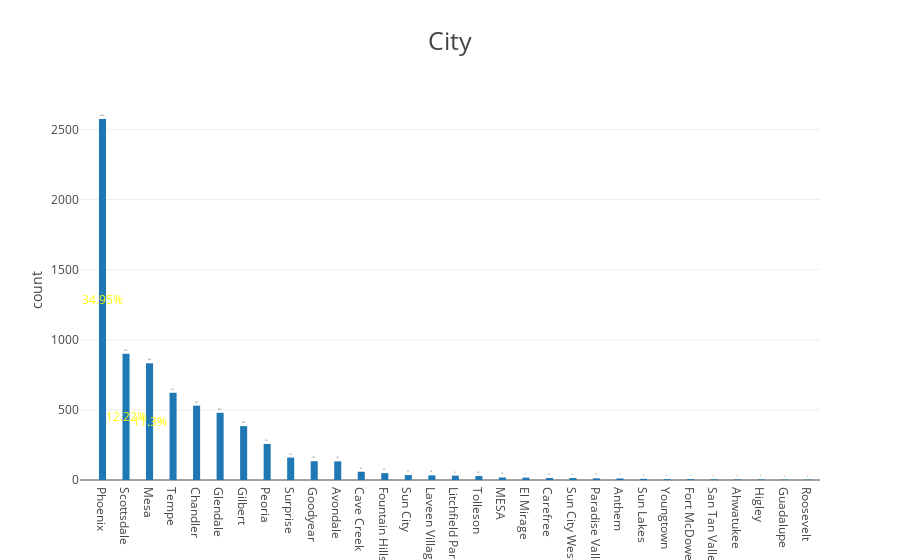
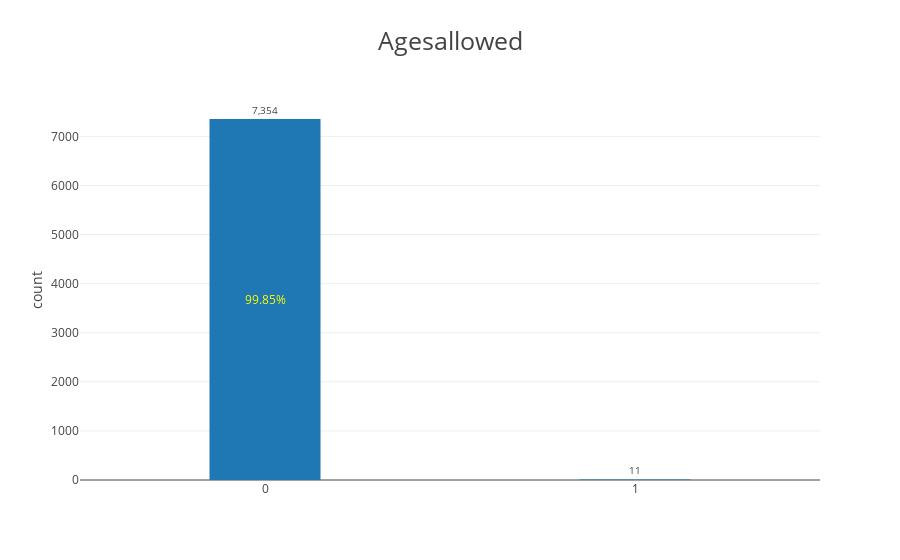
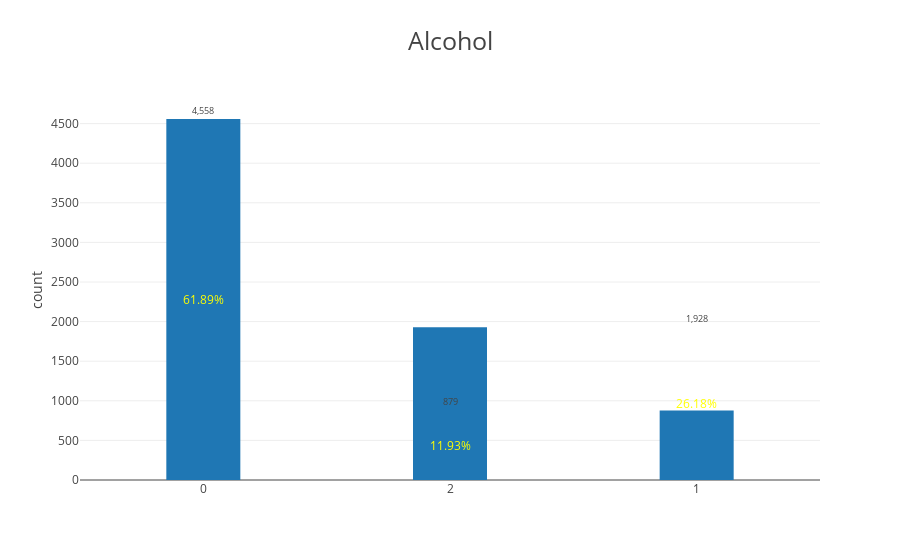
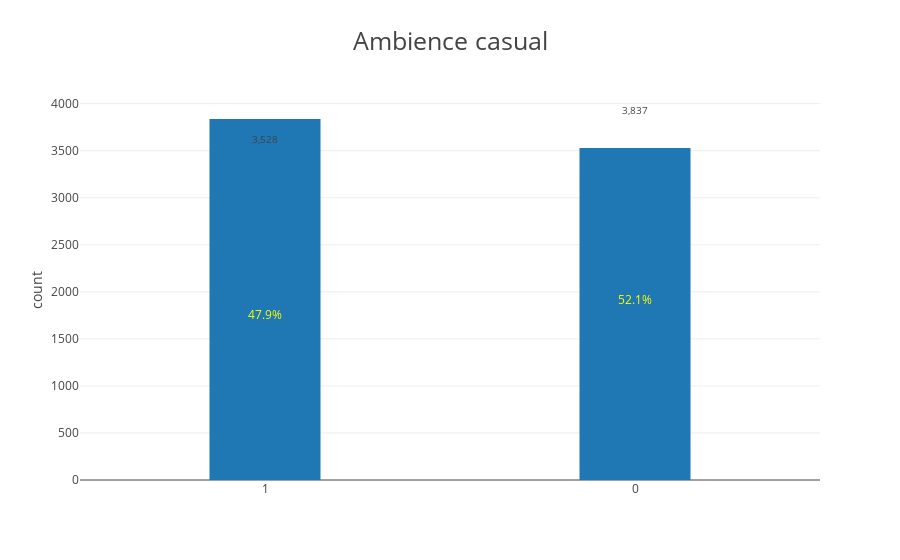

Notebook code for these charts, in order:
### Code cell
for col in categorized_cols:
    _ = plot_value_counts(col,0,1)

### Figure 1 — Plotly figure (JSON) as saved in the notebook; plotly's stock layout.template omitted (floating-point values rounded to 4 significant figures)
{"data": [{"type": "bar", "width": 0.3, "x": ["Phoenix", "Scottsdale", "Mesa", "Tempe", "Chandler", "Glendale", "Gilbert", "Peoria", "Surprise", "Goodyear", "Avondale", "Cave Creek", "Fountain Hills", "Sun City", "Laveen Village", "Litchfield Park", "Tolleson", "MESA", "El Mirage", "Carefree", "Sun City West", "Paradise Valley", "Anthem", "Sun Lakes", "Youngtown", "Fort McDowell", "San Tan Valley", "Ahwatukee", "Higley", "Guadalupe", "Roosevelt"], "y": [2574, 900, 832, 622, 530, 479, 384, 257, 160, 134, 133, 59, 49, 35, 33, 31, 28, 18, 17, 14, 14, 12, 11, 8, 6, 6, 5, 4, 4, 3, 3]}], "layout": {"annotations": [{"font": {"size": 2.25}, "showarrow": false, "text": "2,574", "x": "Phoenix", "xanchor": "center", "y": 2574, "yanchor": "bottom"}, {"font": {"size": 2.25}, "showarrow": false, "text": "900", "x": "Scottsdale", "xanchor": "center", "y": 900, "yanchor": "bottom"}, {"font": {"size": 2.25}, "showarrow": false, "text": "832", "x": "Mesa", "xanchor": "center", "y": 832, "yanchor": "bottom"}, {"font": {"size": 2.25}, "showarrow": false, "text": "622", "x": "Tempe", "xanchor": "center", "y": 622, "yanchor": "bottom"}, {"font": {"size": 2.25}, "showarrow": false, "text": "530", "x": "Chandler", "xanchor": "center", "y": 530, "yanchor": "bottom"}, {"font": {"size": 2.25}, "showarrow": false, "text": "479", "x": "Glendale", "xanchor": "center", "y": 479, "yanchor": "bottom"}, {"font": {"size": 2.25}, "showarrow": false, "text": "384", "x": "Gilbert", "xanchor": "center", "y": 384, "yanchor": "bottom"}, {"font": {"size": 2.25}, "showarrow": false, "text": "257", "x": "Peoria", "xanchor": "center", "y": 257, "yanchor": "bottom"}, {"font": {"size": 2.25}, "showarrow": false, "text": "160", "x": "Surprise", "xanchor": "center", "y": 160, "yanchor": "bottom"}, {"font": {"size": 2.25}, "showarrow": false, "text": "134", "x": "Goodyear", "xanchor": "center", "y": 134, "yanchor": "bottom"}, {"font": {"size": 2.25}, "showarrow": false, "text": "133", "x": "Avondale", "xanchor": "center", "y": 133, "yanchor": "bottom"}, {"font": {"size": 2.25}, "showarrow": false, "text": "59", "x": "Cave Creek", "xanchor": "center", "y": 59, "yanchor": "bottom"}, {"font": {"size": 2.25}, "showarrow": false, "text": "49", "x": "Fountain Hills", "xanchor": "center", "y": 49, "yanchor": "bottom"}, {"font": {"size": 2.25}, "showarrow": false, "text": "35", "x": "Sun City", "xanchor": "center", "y": 35, "yanchor": "bottom"}, {"font": {"size": 2.25}, "showarrow": false, "text": "33", "x": "Laveen Village", "xanchor": "center", "y": 33, "yanchor": "bottom"}, {"font": {"size": 2.25}, "showarrow": false, "text": "31", "x": "Litchfield Park", "xanchor": "center", "y": 31, "yanchor": "bottom"}, {"font": {"size": 2.25}, "showarrow": false, "text": "28", "x": "Tolleson", "xanchor": "center", "y": 28, "yanchor": "bottom"}, {"font": {"size": 2.25}, "showarrow": false, "text": "18", "x": "MESA", "xanchor": "center", "y": 18, "yanchor": "bottom"}, {"font": {"size": 2.25}, "showarrow": false, "text": "17", "x": "El Mirage", "xanchor": "center", "y": 17, "yanchor": "bottom"}, {"font": {"size": 2.25}, "showarrow": false, "text": "14", "x": "Carefree", "xanchor": "center", "y": 14, "yanchor": "bottom"}, {"font": {"size": 2.25}, "showarrow": false, "text": "14", "x": "Sun City West", "xanchor": "center", "y": 14, "yanchor": "bottom"}, {"font": {"size": 2.25}, "showarrow": false, "text": "12", "x": "Paradise Valley", "xanchor": "center", "y": 12, "yanchor": "bottom"}, {"font": {"size": 2.25}, "showarrow": false, "text": "11", "x": "Anthem", "xanchor": "center", "y": 11, "yanchor": "bottom"}, {"font": {"size": 2.25}, "showarrow": false, "text": "8", "x": "Sun Lakes", "xanchor": "center", "y": 8, "yanchor": "bottom"}, {"font": {"size": 2.25}, "showarrow": false, "text": "6", "x": "Youngtown", "xanchor": "center", "y": 6, "yanchor": "bottom"}, {"font": {"size": 2.25}, "showarrow": false, "text": "6", "x": "Fort McDowell", "xanchor": "center", "y": 6, "yanchor": "bottom"}, {"font": {"size": 2.25}, "showarrow": false, "text": "5", "x": "San Tan Valley", "xanchor": "center", "y": 5, "yanchor": "bottom"}, {"font": {"size": 2.25}, "showarrow": false, "text": "4", "x": "Ahwatukee", "xanchor": "center", "y": 4, "yanchor": "bottom"}, {"font": {"size": 2.25}, "showarrow": false, "text": "4", "x": "Higley", "xanchor": "center", "y": 4, "yanchor": "bottom"}, {"font": {"size": 2.25}, "showarrow": false, "text": "3", "x": "Guadalupe", "xanchor": "center", "y": 3, "yanchor": "bottom"}, {"font": {"size": 2.25}, "showarrow": false, "text": "3", "x": "Roosevelt", "xanchor": "center", "y": 3, "yanchor": "bottom"}, {"font": {"color": "yellow"}, "showarrow": false, "text": "34.95%", "x": "Phoenix", "xanchor": "center", "y": 1287, "yanchor": "center"}, {"font": {"color": "yellow"}, "showarrow": false, "text": "12.22%", "x": "Scottsdale", "xanchor": "center", "y": 450, "yanchor": "center"}, {"font": {"color": "yellow"}, "showarrow": false, "text": "11.3%", "x": "Mesa", "xanchor": "center", "y": 416, "yanchor": "center"}], "title": "City", "titlefont": {"size": 25}, "xaxis": {"type": "category"}, "yaxis": {"title": "count"}}}

### Figure 2 — Plotly figure (JSON) as saved in the notebook; plotly's stock layout.template omitted (floating-point values rounded to 4 significant figures)
{"data": [{"type": "bar", "width": 0.3, "x": ["0", "1"], "y": [7354, 11]}], "layout": {"annotations": [{"font": {"size": 9.5}, "showarrow": false, "text": "7,354", "x": "0", "xanchor": "center", "y": 7354, "yanchor": "bottom"}, {"font": {"size": 9.5}, "showarrow": false, "text": "11", "x": "1", "xanchor": "center", "y": 11, "yanchor": "bottom"}, {"font": {"color": "yellow"}, "showarrow": false, "text": "99.85%", "x": "0", "xanchor": "center", "y": 3677, "yanchor": "center"}], "title": "Agesallowed", "titlefont": {"size": 25}, "xaxis": {"type": "category"}, "yaxis": {"title": "count"}}}

### Figure 3 — Plotly figure (JSON) as saved in the notebook; plotly's stock layout.template omitted (floating-point values rounded to 4 significant figures)
{"data": [{"type": "bar", "width": 0.3, "x": ["0", "2", "1"], "y": [4558, 1928, 879]}], "layout": {"annotations": [{"font": {"size": 9.25}, "showarrow": false, "text": "4,558", "x": "0", "xanchor": "center", "y": 4558, "yanchor": "bottom"}, {"font": {"size": 9.25}, "showarrow": false, "text": "1,928", "x": "2", "xanchor": "center", "y": 1928, "yanchor": "bottom"}, {"font": {"size": 9.25}, "showarrow": false, "text": "879", "x": "1", "xanchor": "center", "y": 879, "yanchor": "bottom"}, {"font": {"color": "yellow"}, "showarrow": false, "text": "61.89%", "x": "0", "xanchor": "center", "y": 2279, "yanchor": "center"}, {"font": {"color": "yellow"}, "showarrow": false, "text": "26.18%", "x": "2", "xanchor": "center", "y": 964, "yanchor": "center"}, {"font": {"color": "yellow"}, "showarrow": false, "text": "11.93%", "x": "1", "xanchor": "center", "y": 439.5, "yanchor": "center"}], "title": "Alcohol", "titlefont": {"size": 25}, "xaxis": {"type": "category"}, "yaxis": {"title": "count"}}}

### Figure 4 — Plotly figure (JSON) as saved in the notebook; plotly's stock layout.template omitted (floating-point values rounded to 4 significant figures)
{"data": [{"type": "bar", "width": 0.3, "x": ["1", "0"], "y": [3837, 3528]}], "layout": {"annotations": [{"font": {"size": 9.5}, "showarrow": false, "text": "3,837", "x": "1", "xanchor": "center", "y": 3837, "yanchor": "bottom"}, {"font": {"size": 9.5}, "showarrow": false, "text": "3,528", "x": "0", "xanchor": "center", "y": 3528, "yanchor": "bottom"}, {"font": {"color": "yellow"}, "showarrow": false, "text": "52.1%", "x": "1", "xanchor": "center", "y": 1918.0, "yanchor": "center"}, {"font": {"color": "yellow"}, "showarrow": false, "text": "47.9%", "x": "0", "xanchor": "center", "y": 1764, "yanchor": "center"}], "title": "Ambience casual", "titlefont": {"size": 25}, "xaxis": {"type": "category"}, "yaxis": {"title": "count"}}}
